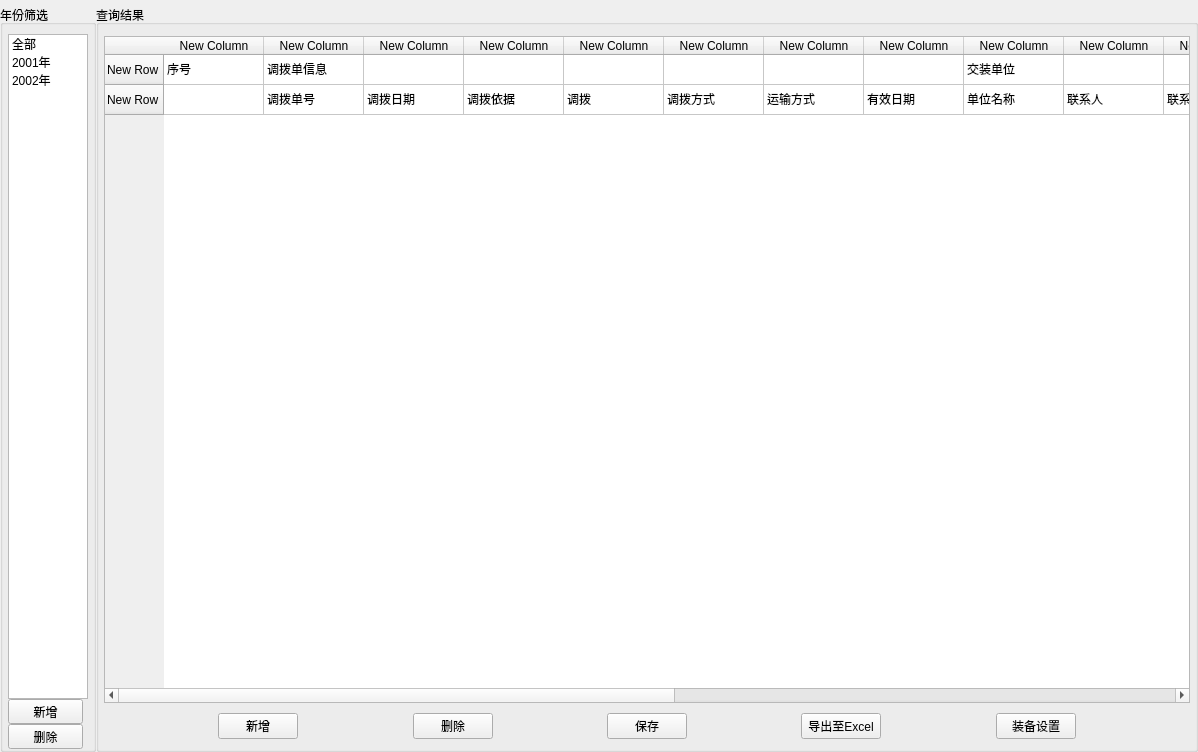
<?xml version="1.0" encoding="UTF-8"?>
<ui version="4.0">
 <class>Form</class>
 <widget class="QWidget" name="Form">
  <property name="geometry">
   <rect>
    <x>0</x>
    <y>0</y>
    <width>1198</width>
    <height>752</height>
   </rect>
  </property>
  <property name="windowTitle">
   <string>Form</string>
  </property>
  <layout class="QHBoxLayout" name="horizontalLayout">
   <property name="spacing">
    <number>0</number>
   </property>
   <property name="leftMargin">
    <number>0</number>
   </property>
   <property name="topMargin">
    <number>5</number>
   </property>
   <property name="rightMargin">
    <number>0</number>
   </property>
   <property name="bottomMargin">
    <number>0</number>
   </property>
   <item>
    <widget class="QWidget" name="widget" native="true">
     <layout class="QGridLayout" name="gridLayout_2">
      <property name="leftMargin">
       <number>0</number>
      </property>
      <property name="topMargin">
       <number>0</number>
      </property>
      <property name="rightMargin">
       <number>0</number>
      </property>
      <property name="bottomMargin">
       <number>0</number>
      </property>
      <property name="spacing">
       <number>0</number>
      </property>
      <item row="0" column="0">
       <widget class="QGroupBox" name="groupBox">
        <property name="maximumSize">
         <size>
          <width>110</width>
          <height>16777215</height>
         </size>
        </property>
        <property name="title">
         <string>年份筛选</string>
        </property>
        <layout class="QVBoxLayout" name="verticalLayout">
         <property name="spacing">
          <number>0</number>
         </property>
         <property name="leftMargin">
          <number>5</number>
         </property>
         <property name="rightMargin">
          <number>5</number>
         </property>
         <property name="bottomMargin">
          <number>0</number>
         </property>
         <item>
          <widget class="QListWidget" name="lw_yearChoose">
           <property name="sizePolicy">
            <sizepolicy hsizetype="Minimum" vsizetype="Expanding">
             <horstretch>0</horstretch>
             <verstretch>0</verstretch>
            </sizepolicy>
           </property>
           <property name="maximumSize">
            <size>
             <width>80</width>
             <height>16777215</height>
            </size>
           </property>
           <item>
            <property name="text">
             <string>全部</string>
            </property>
           </item>
           <item>
            <property name="text">
             <string>2001年</string>
            </property>
           </item>
           <item>
            <property name="text">
             <string>2002年</string>
            </property>
           </item>
          </widget>
         </item>
         <item>
          <widget class="QToolButton" name="tb_add">
           <property name="maximumSize">
            <size>
             <width>75</width>
             <height>16777215</height>
            </size>
           </property>
           <property name="text">
            <string>新增</string>
           </property>
          </widget>
         </item>
         <item>
          <widget class="QToolButton" name="tb_del">
           <property name="maximumSize">
            <size>
             <width>75</width>
             <height>16777215</height>
            </size>
           </property>
           <property name="text">
            <string>删除</string>
           </property>
          </widget>
         </item>
        </layout>
       </widget>
      </item>
     </layout>
    </widget>
   </item>
   <item>
    <widget class="QGroupBox" name="groupBox_2">
     <property name="title">
      <string>查询结果</string>
     </property>
     <layout class="QGridLayout" name="gridLayout_3">
      <property name="leftMargin">
       <number>5</number>
      </property>
      <property name="topMargin">
       <number>11</number>
      </property>
      <property name="rightMargin">
       <number>5</number>
      </property>
      <property name="bottomMargin">
       <number>0</number>
      </property>
      <property name="spacing">
       <number>0</number>
      </property>
      <item row="0" column="0">
       <layout class="QVBoxLayout" name="verticalLayout_2">
        <item>
         <widget class="QTableWidget" name="tw_result">
          <property name="layoutDirection">
           <enum>Qt::LeftToRight</enum>
          </property>
          <row>
           <property name="text">
            <string>New Row</string>
           </property>
          </row>
          <row>
           <property name="text">
            <string>New Row</string>
           </property>
          </row>
          <column>
           <property name="text">
            <string>New Column</string>
           </property>
          </column>
          <column>
           <property name="text">
            <string>New Column</string>
           </property>
          </column>
          <column>
           <property name="text">
            <string>New Column</string>
           </property>
          </column>
          <column>
           <property name="text">
            <string>New Column</string>
           </property>
          </column>
          <column>
           <property name="text">
            <string>New Column</string>
           </property>
          </column>
          <column>
           <property name="text">
            <string>New Column</string>
           </property>
          </column>
          <column>
           <property name="text">
            <string>New Column</string>
           </property>
          </column>
          <column>
           <property name="text">
            <string>New Column</string>
           </property>
          </column>
          <column>
           <property name="text">
            <string>New Column</string>
           </property>
          </column>
          <column>
           <property name="text">
            <string>New Column</string>
           </property>
          </column>
          <column>
           <property name="text">
            <string>New Column</string>
           </property>
          </column>
          <column>
           <property name="text">
            <string>New Column</string>
           </property>
          </column>
          <column>
           <property name="text">
            <string>New Column</string>
           </property>
          </column>
          <column>
           <property name="text">
            <string>New Column</string>
           </property>
          </column>
          <column>
           <property name="text">
            <string>New Column</string>
           </property>
          </column>
          <column>
           <property name="text">
            <string>New Column</string>
           </property>
          </column>
          <column>
           <property name="text">
            <string>New Column</string>
           </property>
          </column>
          <column>
           <property name="text">
            <string>New Column</string>
           </property>
          </column>
          <column>
           <property name="text">
            <string>New Column</string>
           </property>
          </column>
          <item row="0" column="0">
           <property name="text">
            <string>序号</string>
           </property>
          </item>
          <item row="0" column="1">
           <property name="text">
            <string>调拨单信息</string>
           </property>
          </item>
          <item row="0" column="2">
           <property name="text">
            <string/>
           </property>
          </item>
          <item row="0" column="8">
           <property name="text">
            <string>交装单位</string>
           </property>
          </item>
          <item row="0" column="9">
           <property name="text">
            <string/>
           </property>
          </item>
          <item row="0" column="11">
           <property name="text">
            <string>接装单位</string>
           </property>
          </item>
          <item row="0" column="12">
           <property name="text">
            <string/>
           </property>
          </item>
          <item row="0" column="14">
           <property name="text">
            <string>装备名称</string>
           </property>
          </item>
          <item row="0" column="15">
           <property name="text">
            <string>计量单位</string>
           </property>
          </item>
          <item row="0" column="16">
           <property name="text">
            <string>应发数</string>
           </property>
          </item>
          <item row="0" column="17">
           <property name="text">
            <string/>
           </property>
          </item>
          <item row="0" column="18">
           <property name="text">
            <string>备注</string>
           </property>
          </item>
          <item row="1" column="1">
           <property name="text">
            <string>调拨单号</string>
           </property>
          </item>
          <item row="1" column="2">
           <property name="text">
            <string>调拨日期</string>
           </property>
          </item>
          <item row="1" column="3">
           <property name="text">
            <string>调拨依据</string>
           </property>
          </item>
          <item row="1" column="4">
           <property name="text">
            <string>调拨</string>
           </property>
          </item>
          <item row="1" column="5">
           <property name="text">
            <string>调拨方式</string>
           </property>
          </item>
          <item row="1" column="6">
           <property name="text">
            <string>运输方式</string>
           </property>
          </item>
          <item row="1" column="7">
           <property name="text">
            <string>有效日期</string>
           </property>
          </item>
          <item row="1" column="8">
           <property name="text">
            <string>单位名称</string>
           </property>
          </item>
          <item row="1" column="9">
           <property name="text">
            <string>联系人</string>
           </property>
          </item>
          <item row="1" column="10">
           <property name="text">
            <string>联系电话</string>
           </property>
          </item>
          <item row="1" column="11">
           <property name="text">
            <string>单位名称</string>
           </property>
          </item>
          <item row="1" column="12">
           <property name="text">
            <string>联系人</string>
           </property>
          </item>
          <item row="1" column="13">
           <property name="text">
            <string>联系电话</string>
           </property>
          </item>
          <item row="1" column="14">
           <property name="text">
            <string/>
           </property>
          </item>
          <item row="1" column="15">
           <property name="text">
            <string/>
           </property>
          </item>
          <item row="1" column="16">
           <property name="text">
            <string>质量</string>
           </property>
          </item>
          <item row="1" column="17">
           <property name="text">
            <string>数量</string>
           </property>
          </item>
          <item row="1" column="18">
           <property name="text">
            <string/>
           </property>
          </item>
         </widget>
        </item>
        <item>
         <layout class="QGridLayout" name="gridLayout">
          <property name="topMargin">
           <number>10</number>
          </property>
          <property name="bottomMargin">
           <number>10</number>
          </property>
          <item row="0" column="7">
           <widget class="QPushButton" name="pb_outputToExcel">
            <property name="text">
             <string>导出至Excel</string>
            </property>
           </widget>
          </item>
          <item row="0" column="2">
           <spacer name="horizontalSpacer_3">
            <property name="orientation">
             <enum>Qt::Horizontal</enum>
            </property>
            <property name="sizeHint" stdset="0">
             <size>
              <width>40</width>
              <height>20</height>
             </size>
            </property>
           </spacer>
          </item>
          <item row="0" column="5">
           <widget class="QPushButton" name="pb_save">
            <property name="text">
             <string>保存</string>
            </property>
           </widget>
          </item>
          <item row="0" column="3">
           <widget class="QPushButton" name="pb_del">
            <property name="text">
             <string>删除</string>
            </property>
           </widget>
          </item>
          <item row="0" column="10">
           <spacer name="horizontalSpacer_2">
            <property name="orientation">
             <enum>Qt::Horizontal</enum>
            </property>
            <property name="sizeHint" stdset="0">
             <size>
              <width>40</width>
              <height>20</height>
             </size>
            </property>
           </spacer>
          </item>
          <item row="0" column="1">
           <widget class="QPushButton" name="pb_add">
            <property name="text">
             <string>新增</string>
            </property>
           </widget>
          </item>
          <item row="0" column="9">
           <widget class="QPushButton" name="pb_equipSet">
            <property name="text">
             <string>装备设置</string>
            </property>
           </widget>
          </item>
          <item row="0" column="0">
           <spacer name="horizontalSpacer">
            <property name="orientation">
             <enum>Qt::Horizontal</enum>
            </property>
            <property name="sizeHint" stdset="0">
             <size>
              <width>40</width>
              <height>20</height>
             </size>
            </property>
           </spacer>
          </item>
          <item row="0" column="4">
           <spacer name="horizontalSpacer_4">
            <property name="orientation">
             <enum>Qt::Horizontal</enum>
            </property>
            <property name="sizeHint" stdset="0">
             <size>
              <width>40</width>
              <height>20</height>
             </size>
            </property>
           </spacer>
          </item>
          <item row="0" column="6">
           <spacer name="horizontalSpacer_5">
            <property name="orientation">
             <enum>Qt::Horizontal</enum>
            </property>
            <property name="sizeHint" stdset="0">
             <size>
              <width>40</width>
              <height>20</height>
             </size>
            </property>
           </spacer>
          </item>
          <item row="0" column="8">
           <spacer name="horizontalSpacer_8">
            <property name="orientation">
             <enum>Qt::Horizontal</enum>
            </property>
            <property name="sizeHint" stdset="0">
             <size>
              <width>40</width>
              <height>20</height>
             </size>
            </property>
           </spacer>
          </item>
         </layout>
        </item>
       </layout>
      </item>
     </layout>
    </widget>
   </item>
  </layout>
 </widget>
 <resources/>
 <connections/>
</ui>
